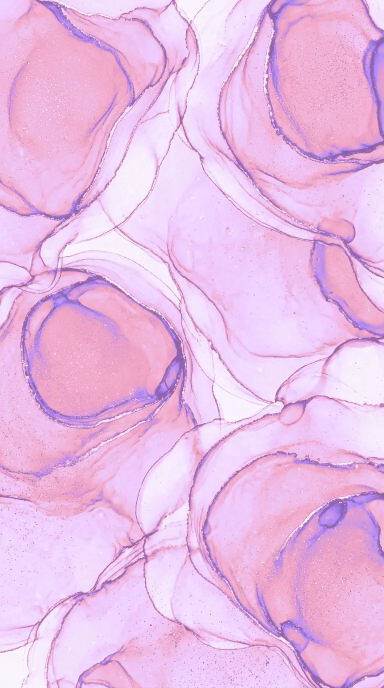
#> input picture ink/ink-hero.webp, 768 x 1376 px, given in place of ink-hero.jpg, which was not available (shown at 1/2 size)
$ python tintas.py
#> lines starting #> are read from the running program, lines starting #| are printed output that depends on the picture
import numpy as np
from PIL import Image, ImageFilter
S='C:/Users/aleja/save-the-date-lekshmy-jaylin/'
def h(x): return np.array([int(x[i:i+2],16) for i in (1,3,5)],float)
stops=[h(c) for c in ('#F9F4FD','#EFCAFF','#F4A4C0','#B18CFE','#9A74D6','#825CB8')]
metal=h('#B76E79')
for n in ['hero','top','oval','corner','footer']:
    im=Image.open(S+f'ink-{n}.jpg').convert('RGB')
#> im is the input picture: PIL image 768x1376 RGB; mean R, G, B 233.8, 188.3, 230.5
    a=np.asarray(im,float)/255
    L=a@np.array([.299,.587,.114])
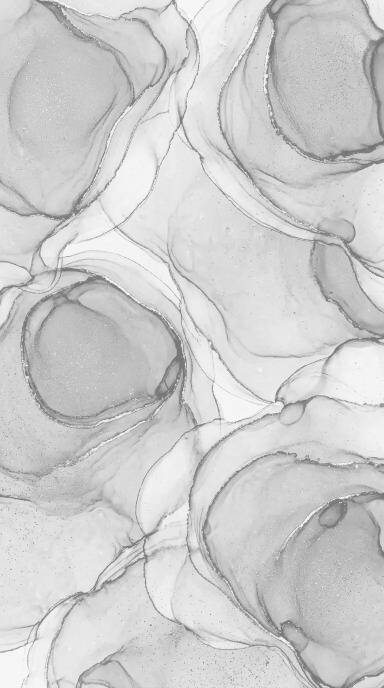
#> L: shape (1376, 768) float64 (shown at 1/2 size); min 0.393, max 1, mean 0.811
    lo,hi=np.percentile(L,[1,99.5]); t=np.clip((L-lo)/(hi-lo),0,1)
#> after `lo, hi = np.percentile(L, [1, 99.5])`: lo = 0.494; hi = 0.963
#> after `t = np.clip((L - lo) / (hi - lo), 0, 1)`:
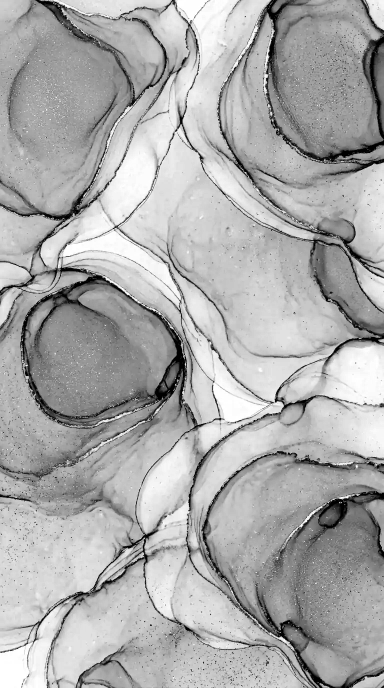
#> t: shape (1376, 768) float64 (shown at 1/2 size); min 0, max 1, mean 0.675
    t=1-t   # claro = fondo
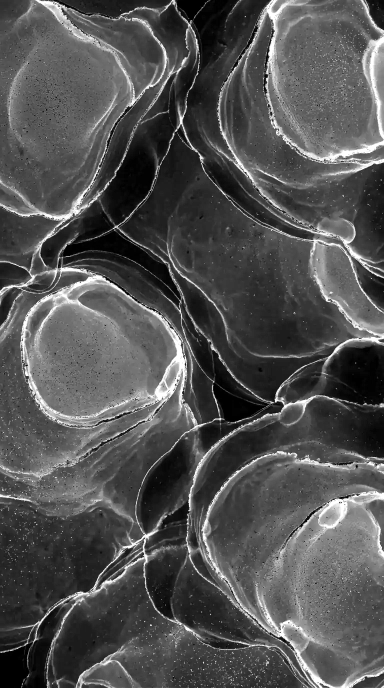
#> t: shape (1376, 768) float64 (shown at 1/2 size); min 0, max 1, mean 0.325
    t=t**1.15
    pos=t*(len(stops)-1); i=np.clip(pos.astype(int),0,len(stops)-2); f=(pos-i)[...,None]
#> after `i = np.clip(pos.astype(int), 0, len(stops) - 2)`:
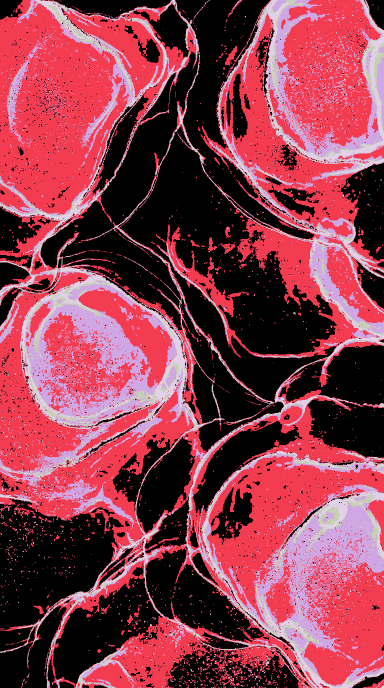
#> i: shape (1376, 768) int64 (shown at 1/2 size); 5 distinct labels, from 0 to 4; one colour per label, 0 black
#> after `f = (pos - i)[..., None]`:
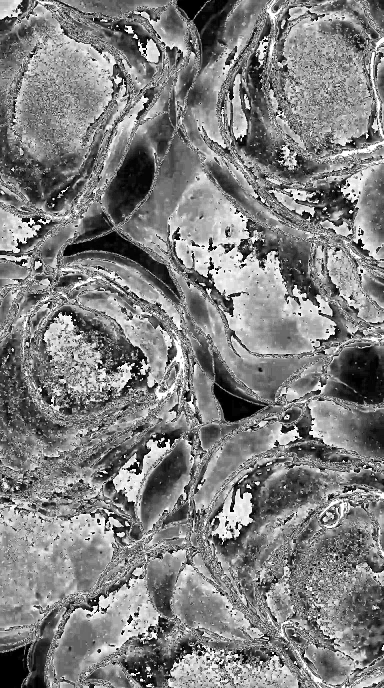
#> f: shape (1376, 768, 1) float64 (shown at 1/2 size); min 0, max 1, mean 0.502
    S_=np.array(stops)
    out=S_[i]*(1-f)+S_[i+1]*f
    g=np.asarray(Image.fromarray((L*255).astype('uint8')).filter(ImageFilter.GaussianBlur(5)),float)/255
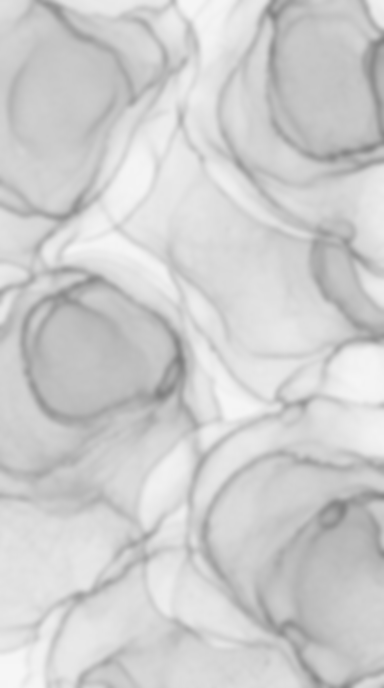
#> g: shape (1376, 768) float64 (shown at 1/2 size); min 0.494, max 0.965, mean 0.809
    vet=np.clip((g-L)*6,0,1)[...,None]
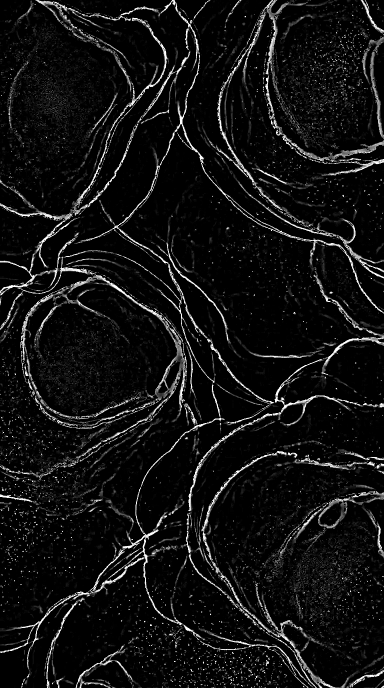
#> vet: shape (1376, 768, 1) float64 (shown at 1/2 size); min 0, max 1, mean 0.0706
    out=out*(1-.85*vet)+ (out*.15+metal*.85)*.85*vet + out*0  # veta metálica
    out=np.clip(out,0,255)
    img=Image.fromarray(out.astype('uint8'))
    for q in (82,72,62,52,42):
        img.save(f'ink/ink-{n}.webp',quality=q,method=6)
        import os; sz=os.path.getsize(f'ink/ink-{n}.webp')/1024
        if sz<=120: break
#> (the run stopped early here; a loop or call above may not have finished)
